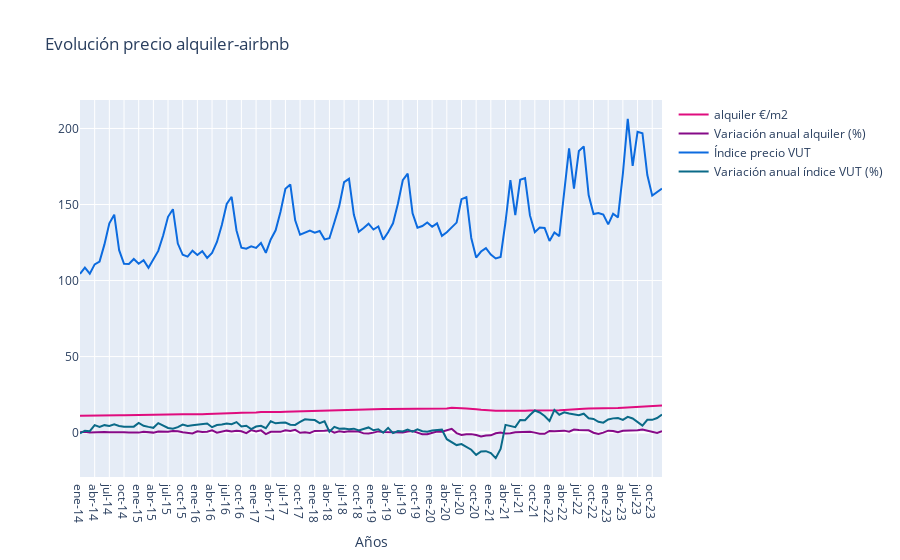

The notebook cell saved with this chart:
### Code cell
trace1 = go.Scatter(
                    x = alq_ipap.index,
                    y = alq_ipap['alquiler €/m2'],
                    name = 'alquiler €/m2',
                    mode= 'lines',
                    marker = dict(color = '#df0c7e'),
                    text = 'alquiler €/m2')

trace2 = go.Scatter(
                    x = alq_ipap.index,
                    y = alq_ipap['alquiler_var_mensual'],
                    name = 'Variación anual alquiler (%)',
                    mode= 'lines',
                    marker = dict(color = ' #860a88 '),
                    text = 'Variación anual alquiler (%)')

trace3 = go.Scatter(
                    x = alq_ipap.index,
                    y = alq_ipap['vut_índice'],
                    name = 'Índice precio VUT',
                    mode= 'lines',
                    marker = dict(color = ' #0c6bdf '),
                    text = 'precio VUT')

trace4 = go.Scatter(
                    x = alq_ipap.index,
                    y = alq_ipap['vut_var_anual'],
                    name = 'Variación anual índice VUT (%)',
                    mode= 'lines',
                    marker = dict(color = ' #0a6a88 '),
                    text = 'Variación anual índice VUT (%)')

data = [trace1, trace2, trace3, trace4]

layout = dict(title = 'Evolución precio alquiler-airbnb',
             xaxis= dict(title= 'Años',ticklen= 5)
           )

fig = go.Figure(data = data, layout=layout)

iplot(fig)
fig.write_html("Evolución precio alquiler-airbnb.html")

### Figure 1 — Plotly figure (JSON) as saved in the notebook; plotly's stock layout.template omitted (floating-point values rounded to 4 significant figures)
{"data": [{"marker": {"color": "#df0c7e"}, "mode": "lines", "name": "alquiler €/m2", "text": "alquiler €/m2", "type": "scatter", "x": ["ene-14", "feb-14", "mar-14", "abr-14", "may-14", "jun-14", "jul-14", "ago-14", "sep-14", "oct-14", "nov-14", "dic-14", "ene-15", "feb-15", "mar-15", "abr-15", "may-15", "jun-15", "jul-15", "ago-15", "sep-15", "oct-15", "nov-15", "dic-15", "ene-16", "feb-16", "mar-16", "abr-16", "may-16", "jun-16", "jul-16", "ago-16", "sep-16", "oct-16", "nov-16", "dic-16", "ene-17", "feb-17", "mar-17", "abr-17", "may-17", "jun-17", "jul-17", "ago-17", "sep-17", "oct-17", "nov-17", "dic-17", "ene-18", "feb-18", "mar-18", "abr-18", "may-18", "jun-18", "jul-18", "ago-18", "sep-18", "oct-18", "nov-18", "dic-18", "ene-19", "feb-19", "mar-19", "abr-19", "may-19", "jun-19", "jul-19", "ago-19", "sep-19", "oct-19", "nov-19", "dic-19", "ene-20", "feb-20", "mar-20", "abr-20", "may-20", "jun-20", "jul-20", "ago-20", "sep-20", "oct-20", "nov-20", "dic-20", "ene-21", "feb-21", "mar-21", "abr-21", "may-21", "jun-21", "jul-21", "ago-21", "sep-21", "oct-21", "nov-21", "dic-21", "ene-22", "feb-22", "mar-22", "abr-22", "may-22", "jun-22", "jul-22", "ago-22", "sep-22", "oct-22", "nov-22", "dic-22", "ene-23", "feb-23", "mar-23", "abr-23", "may-23", "jun-23", "jul-23", "ago-23", "sep-23", "oct-23", "nov-23", "dic-23"], "y": [11.1, 11.2, 11.2, 11.2, 11.2, 11.3, 11.3, 11.3, 11.4, 11.4, 11.5, 11.5, 11.5, 11.5, 11.6, 11.6, 11.7, 11.7, 11.8, 11.9, 12, 12.1, 12.1, 12, 12.1, 12.1, 12.2, 12.4, 12.4, 12.5, 12.7, 12.8, 12.9, 13, 13, 13.2, 13.3, 13.5, 13.4, 13.5, 13.5, 13.6, 13.8, 13.9, 14.2, 14.2, 14.2, 14.2, 14.3, 14.5, 14.6, 14.9, 14.9, 15, 15.1, 15.2, 15.3, 15.5, 15.4, 15.3, 15.3, 15.4, 15.5, 15.5, 15.5, 15.6, 15.6, 15.7, 15.9, 15.9, 15.7, 15.6, 15.5, 15.6, 15.7, 15.9, 16.3, 16.3, 16, 15.8, 15.7, 15.4, 15, 14.7, 14.5, 14.4, 14.4, 14.3, 14.3, 14.3, 14.3, 14.4, 14.5, 14.5, 14.4, 14.3, 14.4, 14.5, 14.7, 14.9, 15, 15.2, 15.5, 15.7, 15.9, 15.9, 15.8, 15.8, 16, 16.2, 16.2, 16.4, 16.6, 16.8, 17.1, 17.4, 17.7, 17.8, 17.7, 17.9]}, {"marker": {"color": " #860a88 "}, "mode": "lines", "name": "Variación anual alquiler (%)", "text": "Variación anual alquiler (%)", "type": "scatter", "x": ["ene-14", "feb-14", "mar-14", "abr-14", "may-14", "jun-14", "jul-14", "ago-14", "sep-14", "oct-14", "nov-14", "dic-14", "ene-15", "feb-15", "mar-15", "abr-15", "may-15", "jun-15", "jul-15", "ago-15", "sep-15", "oct-15", "nov-15", "dic-15", "ene-16", "feb-16", "mar-16", "abr-16", "may-16", "jun-16", "jul-16", "ago-16", "sep-16", "oct-16", "nov-16", "dic-16", "ene-17", "feb-17", "mar-17", "abr-17", "may-17", "jun-17", "jul-17", "ago-17", "sep-17", "oct-17", "nov-17", "dic-17", "ene-18", "feb-18", "mar-18", "abr-18", "may-18", "jun-18", "jul-18", "ago-18", "sep-18", "oct-18", "nov-18", "dic-18", "ene-19", "feb-19", "mar-19", "abr-19", "may-19", "jun-19", "jul-19", "ago-19", "sep-19", "oct-19", "nov-19", "dic-19", "ene-20", "feb-20", "mar-20", "abr-20", "may-20", "jun-20", "jul-20", "ago-20", "sep-20", "oct-20", "nov-20", "dic-20", "ene-21", "feb-21", "mar-21", "abr-21", "may-21", "jun-21", "jul-21", "ago-21", "sep-21", "oct-21", "nov-21", "dic-21", "ene-22", "feb-22", "mar-22", "abr-22", "may-22", "jun-22", "jul-22", "ago-22", "sep-22", "oct-22", "nov-22", "dic-22", "ene-23", "feb-23", "mar-23", "abr-23", "may-23", "jun-23", "jul-23", "ago-23", "sep-23", "oct-23", "nov-23", "dic-23"], "y": [0.2, 0.5, 0, 0.2, 0.2, 0.4, 0.3, 0.3, 0.6, 0.3, 0.1, 0, 0, 0.6, 0.5, 0, 0.7, 0.6, 0.6, 1, 0.9, 0.3, -0.1, -0.6, 0.9, 0.4, 0.6, 1.5, 0, 0.8, 1.3, 0.8, 1.2, 0.9, -0.3, 1.7, 0.8, 1.5, -1, 0.5, 0.5, 0.5, 1.5, 1.1, 1.8, -0.1, 0.2, -0.2, 1.1, 1.1, 1.2, 1.6, 0, 0.9, 0.4, 0.9, 0.8, 0.7, -0.5, -0.6, 0, 0.8, 0.4, 0.4, 0.1, 0.3, 0.1, 0.7, 1.1, 0, -1.1, -1.1, -0.4, 0.7, 0.6, 1.3, 2.5, -0.3, -1.6, -1.1, -1, -1.6, -2.5, -1.9, -1.8, -0.4, 0, -0.5, -0.4, 0.2, 0.2, 0.3, 0.6, 0, -0.7, -0.8, 1.1, 0.9, 0.9, 1.3, 0.6, 2, 1.7, 1.4, 1.5, -0.1, -0.9, 0, 1.3, 1.1, 0.2, 1.2, 1.2, 1.2, 1.6, 2.1, 1.3, 0.8, -0.2, 1]}, {"marker": {"color": " #0c6bdf "}, "mode": "lines", "name": "Índice precio VUT", "text": "precio VUT", "type": "scatter", "x": ["ene-14", "feb-14", "mar-14", "abr-14", "may-14", "jun-14", "jul-14", "ago-14", "sep-14", "oct-14", "nov-14", "dic-14", "ene-15", "feb-15", "mar-15", "abr-15", "may-15", "jun-15", "jul-15", "ago-15", "sep-15", "oct-15", "nov-15", "dic-15", "ene-16", "feb-16", "mar-16", "abr-16", "may-16", "jun-16", "jul-16", "ago-16", "sep-16", "oct-16", "nov-16", "dic-16", "ene-17", "feb-17", "mar-17", "abr-17", "may-17", "jun-17", "jul-17", "ago-17", "sep-17", "oct-17", "nov-17", "dic-17", "ene-18", "feb-18", "mar-18", "abr-18", "may-18", "jun-18", "jul-18", "ago-18", "sep-18", "oct-18", "nov-18", "dic-18", "ene-19", "feb-19", "mar-19", "abr-19", "may-19", "jun-19", "jul-19", "ago-19", "sep-19", "oct-19", "nov-19", "dic-19", "ene-20", "feb-20", "mar-20", "abr-20", "may-20", "jun-20", "jul-20", "ago-20", "sep-20", "oct-20", "nov-20", "dic-20", "ene-21", "feb-21", "mar-21", "abr-21", "may-21", "jun-21", "jul-21", "ago-21", "sep-21", "oct-21", "nov-21", "dic-21", "ene-22", "feb-22", "mar-22", "abr-22", "may-22", "jun-22", "jul-22", "ago-22", "sep-22", "oct-22", "nov-22", "dic-22", "ene-23", "feb-23", "mar-23", "abr-23", "may-23", "jun-23", "jul-23", "ago-23", "sep-23", "oct-23", "nov-23", "dic-23"], "y": [104.4, 108.5, 104.5, 110.6, 112.5, 123.8, 137.7, 143.3, 120.0, 111.0, 110.8, 114.2, 111.1, 113.4, 108.4, 114.2, 119.5, 129.6, 141.9, 146.9, 124.3, 116.9, 115.7, 119.6, 116.8, 119.3, 114.9, 118.2, 125.4, 136.5, 150.4, 155.1, 132.9, 121.6, 120.9, 122.5, 121.5, 124.7, 118.2, 127.0, 133.1, 145.3, 160.3, 163.2, 139.6, 130.2, 131.5, 132.8, 131.5, 132.6, 127.1, 127.8, 138.1, 148.9, 164.7, 166.9, 143.3, 132.0, 134.6, 137.4, 133.5, 135.5, 126.9, 131.8, 137.6, 150.5, 166.0, 170.3, 144.2, 134.8, 135.8, 138.2, 135.4, 137.6, 129.4, 131.8, 134.9, 138.1, 153.5, 154.8, 128.0, 115.1, 119.1, 121.3, 117.1, 114.5, 115.6, 138.5, 166.0, 143.1, 166.2, 167.3, 142.8, 131.8, 134.8, 134.5, 126.1, 131.6, 129.2, 157.1, 186.9, 160.5, 185.2, 188.2, 156.3, 143.8, 144.4, 143.3, 136.9, 143.9, 141.6, 170.2, 206.3, 175.4, 197.8, 196.9, 169.4, 155.8, 158.3, 160.4]}, {"marker": {"color": " #0a6a88 "}, "mode": "lines", "name": "Variación anual índice VUT (%)", "text": "Variación anual índice VUT (%)", "type": "scatter", "x": ["ene-14", "feb-14", "mar-14", "abr-14", "may-14", "jun-14", "jul-14", "ago-14", "sep-14", "oct-14", "nov-14", "dic-14", "ene-15", "feb-15", "mar-15", "abr-15", "may-15", "jun-15", "jul-15", "ago-15", "sep-15", "oct-15", "nov-15", "dic-15", "ene-16", "feb-16", "mar-16", "abr-16", "may-16", "jun-16", "jul-16", "ago-16", "sep-16", "oct-16", "nov-16", "dic-16", "ene-17", "feb-17", "mar-17", "abr-17", "may-17", "jun-17", "jul-17", "ago-17", "sep-17", "oct-17", "nov-17", "dic-17", "ene-18", "feb-18", "mar-18", "abr-18", "may-18", "jun-18", "jul-18", "ago-18", "sep-18", "oct-18", "nov-18", "dic-18", "ene-19", "feb-19", "mar-19", "abr-19", "may-19", "jun-19", "jul-19", "ago-19", "sep-19", "oct-19", "nov-19", "dic-19", "ene-20", "feb-20", "mar-20", "abr-20", "may-20", "jun-20", "jul-20", "ago-20", "sep-20", "oct-20", "nov-20", "dic-20", "ene-21", "feb-21", "mar-21", "abr-21", "may-21", "jun-21", "jul-21", "ago-21", "sep-21", "oct-21", "nov-21", "dic-21", "ene-22", "feb-22", "mar-22", "abr-22", "may-22", "jun-22", "jul-22", "ago-22", "sep-22", "oct-22", "nov-22", "dic-22", "ene-23", "feb-23", "mar-23", "abr-23", "may-23", "jun-23", "jul-23", "ago-23", "sep-23", "oct-23", "nov-23", "dic-23"], "y": [-0.43, 1.27, 0.93, 4.92, 3.77, 4.91, 4.43, 5.4, 4.39, 3.84, 3.87, 3.91, 6.36, 4.47, 3.78, 3.17, 6.23, 4.71, 3.09, 2.52, 3.61, 5.29, 4.38, 4.78, 5.2, 5.27, 5.98, 3.56, 4.95, 5.32, 5.97, 5.54, 6.92, 4, 4.51, 2.36, 3.99, 4.51, 2.9, 7.48, 6.1, 6.43, 6.62, 5.23, 5.04, 7.03, 8.74, 8.46, 8.23, 6.27, 7.46, 0.6, 3.82, 2.52, 2.74, 2.26, 2.6, 1.43, 2.34, 3.41, 1.53, 2.25, -0.1, 3.12, -0.36, 1.03, 0.78, 2.07, 0.68, 2.11, 0.95, 0.6, 1.38, 1.55, 1.94, -4.35, -6.54, -8.21, -7.53, -9.13, -11.26, -14.62, -12.34, -12.2, -13.48, -16.79, -10.68, 5.08, 4.34, 3.6, 8.29, 8.11, 11.6, 14.56, 13.24, 10.9, 7.64, 14.93, 11.8, 13.4, 12.6, 12.16, 11.41, 12.44, 9.41, 9.03, 7.09, 6.53, 8.62, 9.37, 9.55, 8.39, 10.38, 9.33, 6.81, 4.62, 8.4, 8.41, 9.59, 11.94]}], "layout": {"title": {"text": "Evolución precio alquiler-airbnb"}, "xaxis": {"ticklen": 5, "title": {"text": "Años"}}}}
